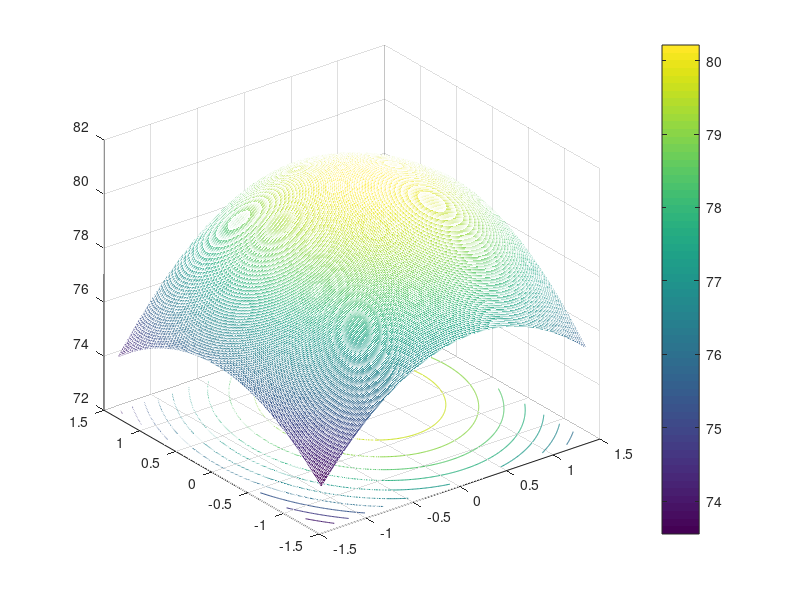

This chart was generated by the following MATLAB code:
[time,temp] = meshgrid(-1.414:0.01:+1.414);
Y = 79.94+0.99497.*time+0.5152.*temp+0.25.*time.*temp-1.37625.*time.^2-1*temp.^2;
meshc(time,temp, Y)
colorbar
